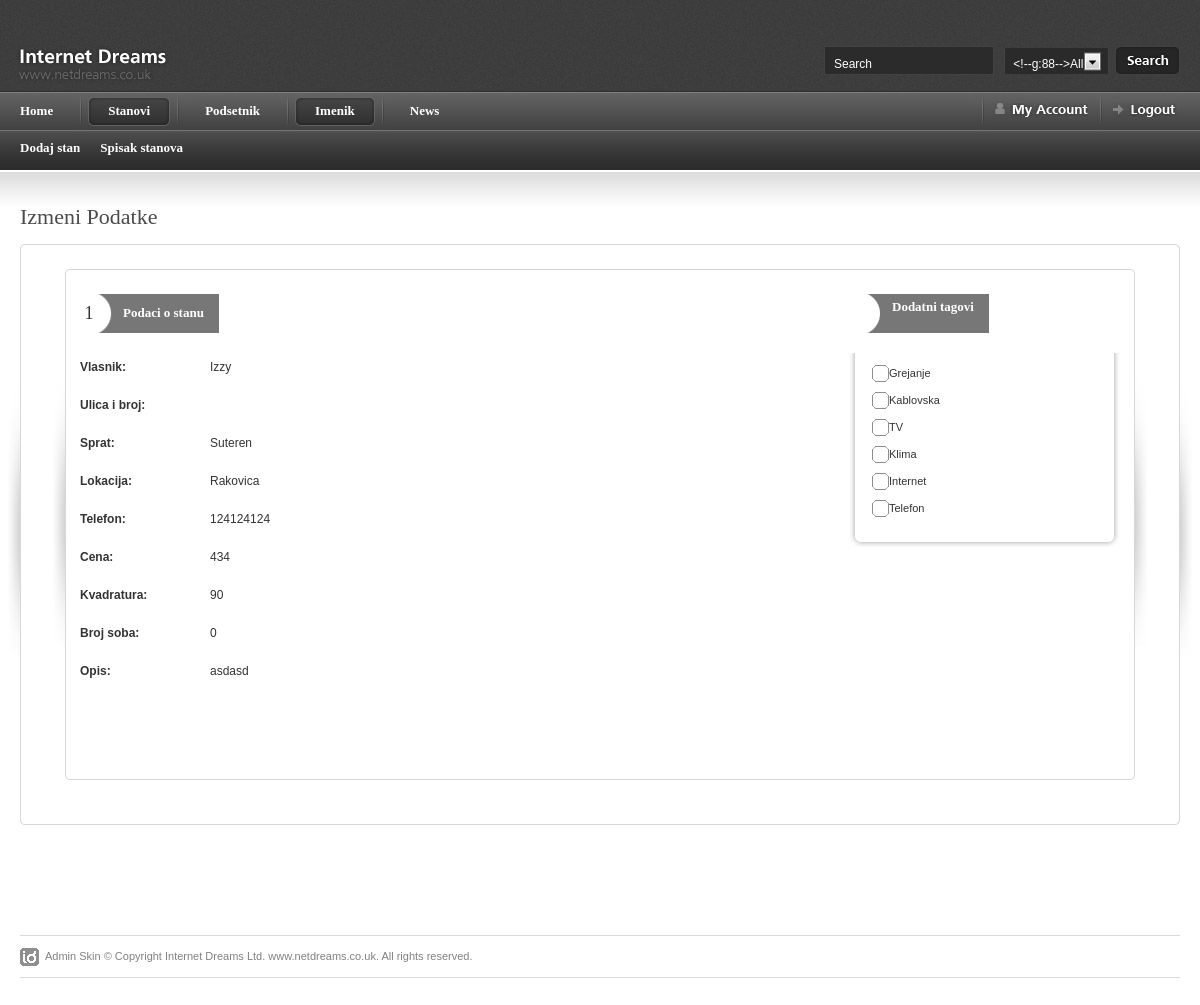
Screenshot of /admin/detaljan_pregled.php?id=3 (signed in) with the database file from the repository.
### tables this page shows
CREATE TABLE IF NOT EXISTS `stanovi` (
  `id` int(10) NOT NULL AUTO_INCREMENT,
  `kategorija` enum('izdavanje','prodaja') NOT NULL,
  `tip` enum('Stan','Kuća','Poslovni prostor','Magacin','Lokal') NOT NULL,
  `stan_tip` enum('Garsonjera','Jednosoban','Jednoiposoban','Dvosoban','Dvoiposoban','Trosoban','Troiposoban','Četvorosoban','Četvoroiposoban','Petosoban i više') NOT NULL,
  `vlasnik` varchar(500) NOT NULL,
  `lokacija_id` int(255) NOT NULL,
  `ulica` varchar(400) NOT NULL,
  `br` varchar(10) NOT NULL,
  `sprat` enum('Suteren','Prizemlje','Visoko prozemlje','1. sprat','2. sprat','3. sprat','4. sprat','5. sprat','6. sprat','7. sprat','8. sprat','9. sprat','9. sprat','10. sprat','11. sprat','12. sprat','13. sprat','14. sprat','15. sprat','16. sprat','17. sprat','18. sprat','19. sprat','20. sprat i više') NOT NULL,
  `telefon` varchar(300) NOT NULL,
  `email` varchar(100) NOT NULL,
  `cena` varchar(100) NOT NULL,
  `kvadratura` varchar(100) NOT NULL,
  `grejanje` enum('CG','EG','TA','PG','Klima uređaj') NOT NULL,
  `namestenost` enum('Namešten','Nenamešten') NOT NULL,
  `opis` varchar(5000) NOT NULL,
  `broj_soba` int(11) NOT NULL,
  `status` varchar(100) NOT NULL,
  `vidljiv` int(11) NOT NULL,
  `datum_dodavanja` timestamp NOT NULL DEFAULT CURRENT_TIMESTAMP ON UPDATE CURRENT_TIMESTAMP,
  PRIMARY KEY (`id`)
);

CREATE TABLE IF NOT EXISTS `lokacija` (
  `id` int(255) NOT NULL AUTO_INCREMENT,
  `opstina` varchar(300) NOT NULL,
  PRIMARY KEY (`id`)
);

### data_base_access/stanoviDA.php (called while the page is built, shortened)
<?php
include_once 'connection.php';
function prikaziStan($id){
    global $conn;
    $sql = "SELECT * FROM stanovi as s
			INNER JOIN lokacija as l
			ON s.lokacija_id = l.id
			WHERE s.id = :id LIMIT 1";
    $query = $conn->prepare($sql);
    $query->execute(array(
		':id' => $id
		));
    return $query->fetch();
}

### admin/detaljan_pregled.php (the view, shortened to what this page needs)
<?php
include_once '../data_base_access/stanoviDA.php';
if (isset ($_GET['id'])){
	$id = $_GET['id'];
	$stan = prikaziStan($id);
	$tagovi = ispisiDodatneTagove($id);
}
?>
<!DOCTYPE html PUBLIC "-//W3C//DTD XHTML 1.0 Strict//EN" "http://www.w3.org/TR/xhtml1/DTD/xhtml1-strict.dtd">
<html xmlns="http://www.w3.org/1999/xhtml">
<head>
<link rel="stylesheet" href="css/screen.css" type="text/css" media="screen" title="default" />
<link rel="stylesheet" href="css/datePicker.css" type="text/css" />
</head>
<body>
<div id="page-top-outer">
<div id="page-top">
	<div id="logo">
	<a href=""><img src="images/shared/logo.png" width="156" height="40" alt="" /></a>
	</div>
	<div id="top-search">
		<table border="0" cellpadding="0" cellspacing="0">
		<tr>
		<td><input type="text" value="Search" onblur="if (this.value=='') { this.value='Search'; }" onfocus="if (this.value=='Search') { this.value=''; }" class="top-search-inp" /></td>
		<td>
		</td>
		<td>
		<input type="image" src="images/shared/top_search_btn.gif"  />
		</td>
		</tr>
		</table>
	</div>
</div>
</div>
<div class="nav-outer-repeat">
<div class="nav-outer">
		<div id="nav-right">
			<div class="nav-divider">&nbsp;</div>
			<div class="showhide-account"><img src="images/shared/nav/nav_myaccount.gif" width="93" height="14" alt="" /></div>
			<div class="nav-divider">&nbsp;</div>
			<a href="logout.php" id="logout"><img src="images/shared/nav/nav_logout.gif" width="64" height="14" alt="" /></a>
		</div>
		<div class="nav">
		<div class="table">
		<ul class="select"><li><a href="admin.php"><b>Home</b></a>
		</li>
		</ul>
		<div class="nav-divider">&nbsp;</div>
		<ul class="current"><li><a href="dodaj_stan.php"><b>Stanovi</b></a>
                <div class="select_sub show">
			<ul class="sub">
				<li><a href="dodaj_stan.php">Dodaj stan</a></li>
				<li><a href="spisak_stanova.php">Spisak stanova</a></li>
			</ul>
		</div>
		</li>
		</ul>
		<div class="nav-divider">&nbsp;</div>
		<ul class="select"><li><a href="podsetnik.php"><b>Podsetnik</b></a>
		</li>
		</ul>
		<div class="nav-divider">&nbsp;</div>
		<ul class="current"><li><a href="imenik.php"><b>Imenik</b></a>
		</li>
		</ul>
		<div class="nav-divider">&nbsp;</div>
		<ul class="select"><li><a href="#nogo"><b>News</b></a>
		</li>
		</ul>
		</div>
		</div>
</div>
</div>
<div id="content-outer">
<div id="content">
	<div id="page-heading">
		<h1>Izmeni Podatke</h1>
	</div>
	<table border="0" width="100%" cellpadding="0" cellspacing="0" id="content-table">
	<tr>
		<th rowspan="3" class="sized"><img src="images/shared/side_shadowleft.jpg" width="20" height="300" alt="" /></th>
		<th class="topleft"></th>
		<td id="tbl-border-top">&nbsp;</td>
		<th class="topright"></th>
		<th rowspan="3" class="sized"><img src="images/shared/side_shadowright.jpg" width="20" height="300" alt="" /></th>
	</tr>
	<tr>
		<td id="tbl-border-left"></td>
		<td>
		<div id="content-table-inner">
			<div id="table-content">
			<table border="0" width="100%" cellpadding="0" cellspacing="0" id="content-table">
<tr>
	<th rowspan="3" class="sized"><img src="images/shared/side_shadowleft.jpg" width="20" height="300" alt="" /></th>
	<th class="topleft"></th>
	<td id="tbl-border-top">&nbsp;</td>
	<th class="topright"></th>
	<th rowspan="3" class="sized"><img src="images/shared/side_shadowright.jpg" width="20" height="300" alt="" /></th>
</tr>
<tr>
	<td id="tbl-border-left"></td>
	<td>
	<div id="content-table-inner">
	<table border="0" width="100%" cellpadding="0" cellspacing="0">
	<tr valign="top">
	<td>
		<div id="step-holder">
			<div class="step-no">1</div>
			<div class="step-dark-left"><a href="">Podaci o stanu</a></div>
		</div>
		<table border="0" cellpadding="0" cellspacing="0"  id="id-form">
		<tr>
			<th valign="top">Vlasnik:</th>
			<td><?php echo $stan['vlasnik'];?></td>
		</tr>
		<tr>
			<th valign="top">Ulica i broj:</th>
			<td><?php echo $stan['ulica_i_broj'];?></td>
		</tr>
        <tr>
			<th valign="top">Sprat:</th>
			<td><?php echo $stan['sprat'];?></td>
		</tr>
		<tr>
		<th valign="top">Lokacija:</th>
		<td>
          <?php echo $stan['opstina'];?>
		</td>
		</tr>
		<tr>
			<th valign="top">Telefon:</th>
			<td><?php echo $stan['telefon'];?></td>
		</tr>
		<tr>
			<th valign="top">Cena:</th>
			<td><?php echo $stan['cena'];?></td>
		</tr>
                <tr>
			<th valign="top">Kvadratura:</th>
			<td><?php echo $stan['kvadratura'];?></td>
		</tr>
		</tr>
                <tr>
			<th valign="top">Broj soba:</th>
			<td><?php echo $stan['broj_soba'];?></td>
		</tr>
	<tr>
		<th valign="top">Opis:</th>
		<td><?php echo $stan['opis'];?></td>
	</tr>
		<th>&nbsp;</th>
		<td valign="top">
		</td>
	</tr>
	</table>
	</td>
	<td>
	<div id="related-activities">
		<div id="step-holder">
			<div class="step-no"></div>
			<div class="step-dark-left"><a href="">Dodatni tagovi</a></div>
		</div>
		<div id="related-act-bottom">
			<div id="related-act-inner">
				<div class="right">
                                    <table border="0" cellpadding="0" cellspacing="0"  id="id-form">
                                        <tr>
                                                <td><input  type="checkbox" name="grejanje" <?php if($tagovi['grejanje']){ echo ' checked';}?>/>Grejanje</td>
                                        </tr>
										<tr>
                                                <td><input  type="checkbox" name="kablovska" <?php if($tagovi['kablovska']){ echo ' checked';}?>/>Kablovska</td>
                                        </tr>
                                        <tr>
                                                <td><input  type="checkbox" name="tv" <?php if($tagovi['tv']){ echo ' checked';}?>/>TV</td>
                                        </tr>
										<tr>
                                                <td><input  type="checkbox" name="klima" <?php if($tagovi['klima']){ echo ' checked';}?>/>Klima</td>
                                        </tr>
										<tr>
                                                <td><input  type="checkbox" name="internet" <?php if($tagovi['internet']){ echo ' checked';}?>/>Internet</td>
                                        </tr>
										<tr>
                                                <td><input  type="checkbox" name="ima_telefon" <?php if($tagovi['telefon']){ echo ' checked';}?>/>Telefon</td>
                                        </tr>
                                    </table>
				</div>
			</div>
		</div>
	</div>
</td>
</tr>
<tr>
<td><img src="images/shared/blank.gif" width="695" height="1" alt="blank" /></td>
<td></td>
</tr>
</table>
</div>
<td id="tbl-border-right"></td>
<tr>
	<th class="sized bottomleft"></th>
	<td id="tbl-border-bottom">&nbsp;</td>
	<th class="sized bottomright"></th>
</tr>
			</div>
		<td id="tbl-border-right"></td>
	<tr>
		<th class="sized bottomleft"></th>
		<td id="tbl-border-bottom">&nbsp;</td>
		<th class="sized bottomright"></th>
	</tr>
<div id="footer">
	<div id="footer-left">
	Admin Skin &copy; Copyright Internet Dreams Ltd. <a href="">www.netdreams.co.uk</a>. All rights reserved.</div>
</div>
</body>
</html>

### rows the page displays
stanovi: vlasnik "Izzy", sprat "Suteren", lokacija.opstina "Rakovica", telefon "124124124", cena "434", kvadratura "90", broj_soba "0", opis "asdasd"
